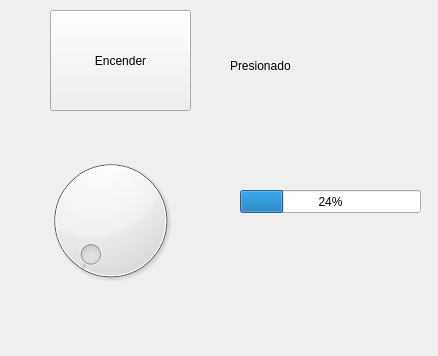
<?xml version="1.0" encoding="UTF-8"?>
<ui version="4.0">
 <class>MainWindow</class>
 <widget class="QMainWindow" name="MainWindow">
  <property name="geometry">
   <rect>
    <x>0</x>
    <y>0</y>
    <width>438</width>
    <height>356</height>
   </rect>
  </property>
  <property name="windowTitle">
   <string>MainWindow</string>
  </property>
  <widget class="QWidget" name="centralwidget">
   <widget class="QPushButton" name="pushButton">
    <property name="geometry">
     <rect>
      <x>50</x>
      <y>10</y>
      <width>141</width>
      <height>101</height>
     </rect>
    </property>
    <property name="text">
     <string>Encender</string>
    </property>
   </widget>
   <widget class="QLabel" name="label">
    <property name="geometry">
     <rect>
      <x>230</x>
      <y>40</y>
      <width>171</width>
      <height>51</height>
     </rect>
    </property>
    <property name="text">
     <string>Presionado</string>
    </property>
   </widget>
   <widget class="QDial" name="dial">
    <property name="geometry">
     <rect>
      <x>40</x>
      <y>140</y>
      <width>141</width>
      <height>161</height>
     </rect>
    </property>
    <property name="maximum">
     <number>255</number>
    </property>
   </widget>
   <widget class="QProgressBar" name="progressBar">
    <property name="geometry">
     <rect>
      <x>240</x>
      <y>190</y>
      <width>181</width>
      <height>23</height>
     </rect>
    </property>
    <property name="value">
     <number>24</number>
    </property>
   </widget>
  </widget>
 </widget>
 <resources/>
 <connections/>
</ui>
